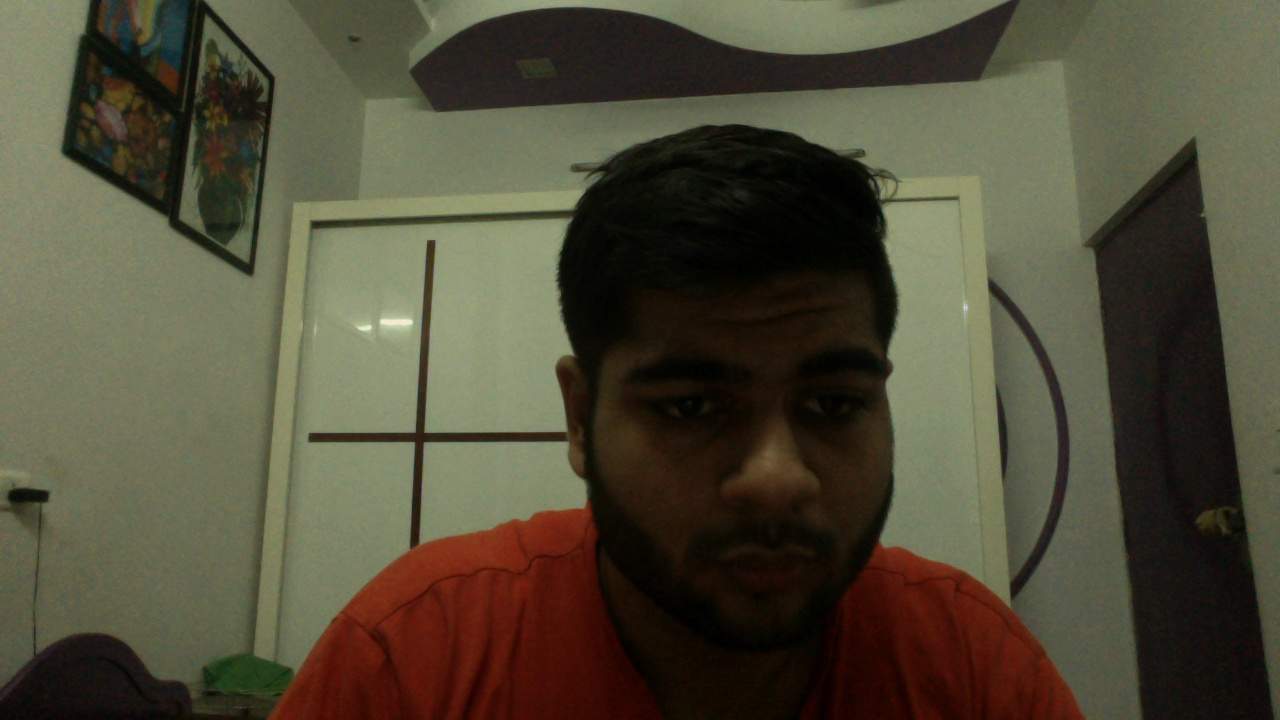
#> input picture FaceRecogFacenet/Shivang_Chopra_0002.jpg, 1280 x 720 px, given in place of the camera
$ jupyter execute --allow-errors FaceData.ipynb   (Python 2 division)
#> lines starting #> are read from the running program, lines starting #| are printed output that depends on the picture; after the words box and inside, x2 and y2 are one past the last pixel; in counts of white or black regions, pixels touching at a corner belong together
[cell 1]
import numpy as np
import cv2

[cell 2]
face_cascade = cv2.CascadeClassifier('./haarcascade_frontalface_alt.xml')

[cell 3]
dataset_path = './data/'
face_data = []
skip = 0

[cell 4]
file_name = raw_input("Enter the name of the person: ")
#> the answer given: FaceRecogFacenet/Shivang_Chopra_0002.jpg
cap = cv2.VideoCapture(0)
while True:
    ret, frame = cap.read()
#> frame is the input picture: shape (720, 1280, 3); mean B, G, R 56.6, 75.7, 80.3
    if ret==False:
        continue
    gray = cv2.cvtColor(frame,cv2.COLOR_BGR2GRAY)
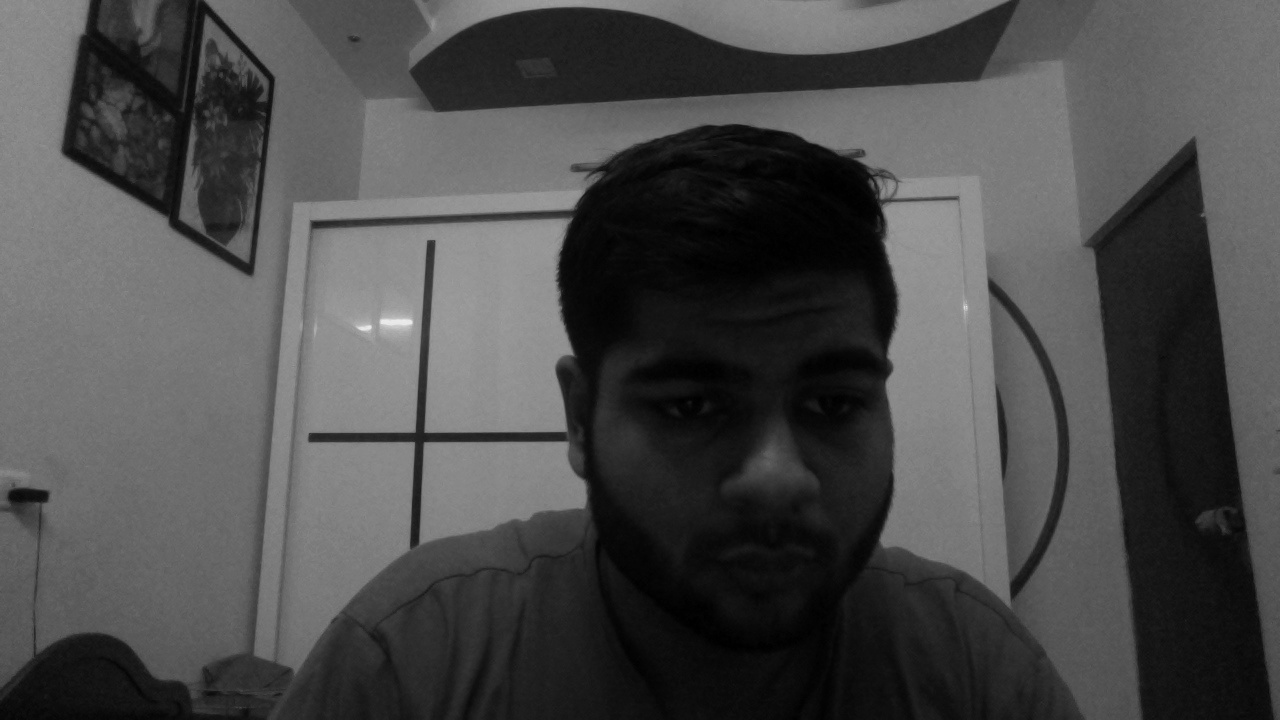
#> gray: shape (720, 1280); min 0, max 237, mean 74.9
    faces = face_cascade.detectMultiScale(gray, 1.3, 5)
#> faces = [[556, 250, 404, 404]]
    k=1
    faces = sorted(faces, key=lambda x: x[2]*x[3], reverse=True)
    skip += 1
    for face in faces[:1]:
        x,y,w,h = face
        offset = 7
        face_section = frame[y-offset:y+h+offset,x-offset:x+w+offset]
        face_section = cv2.resize(face_section,(100,100))
        if skip % 10 == 0:
            face_section_gray = cv2.cvtColor(face_section,cv2.COLOR_BGR2GRAY)
            face_data.append(face_section_gray)
            print len(face_data)
        cv2.imshow(str(k),face_section)
        k+=1
        cv2.rectangle(frame, (x,y), (x+w,y+h), (255,255,255), 2)
#> this loop made 1 pass
#> (x, y, w, h, offset, k) on pass 1: (556, 250, 404, 404, 7, 2)
#> pass 1, `face_section = frame[y-offset:y+h+offset,x-offset:x+w+offset]`:
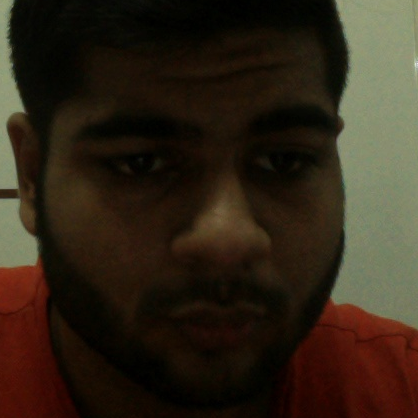
#> face_section: shape (418, 418, 3); mean B, G, R 23.7, 37.2, 48.2
#> after the loop:
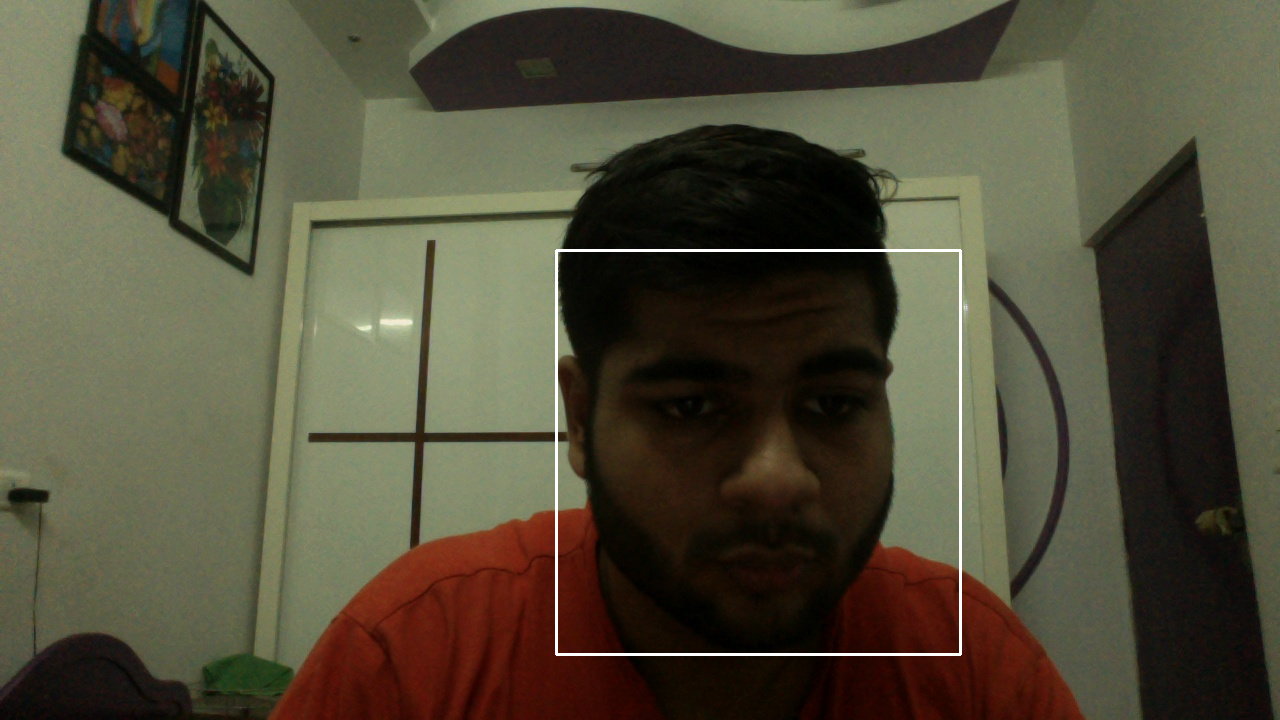
#> frame: shape (720, 1280, 3); 0.53% of pixels changed, all inside (x1, y1, x2, y2) = (555, 249, 962, 656)
#> after the loop, face_data = []; k = 2
    cv2.imshow("Faces", frame)
    if cv2.waitKey(1) & 0xFF == ord('q'):
#> (key q is pressed here)
        break

face_data = np.asarray(face_data)
#> face_data = empty array
#> (the rest of this cell did not finish here and is left out)

$ run again, on FaceRecogFacenet/Surii_Chopra_0001.jpg
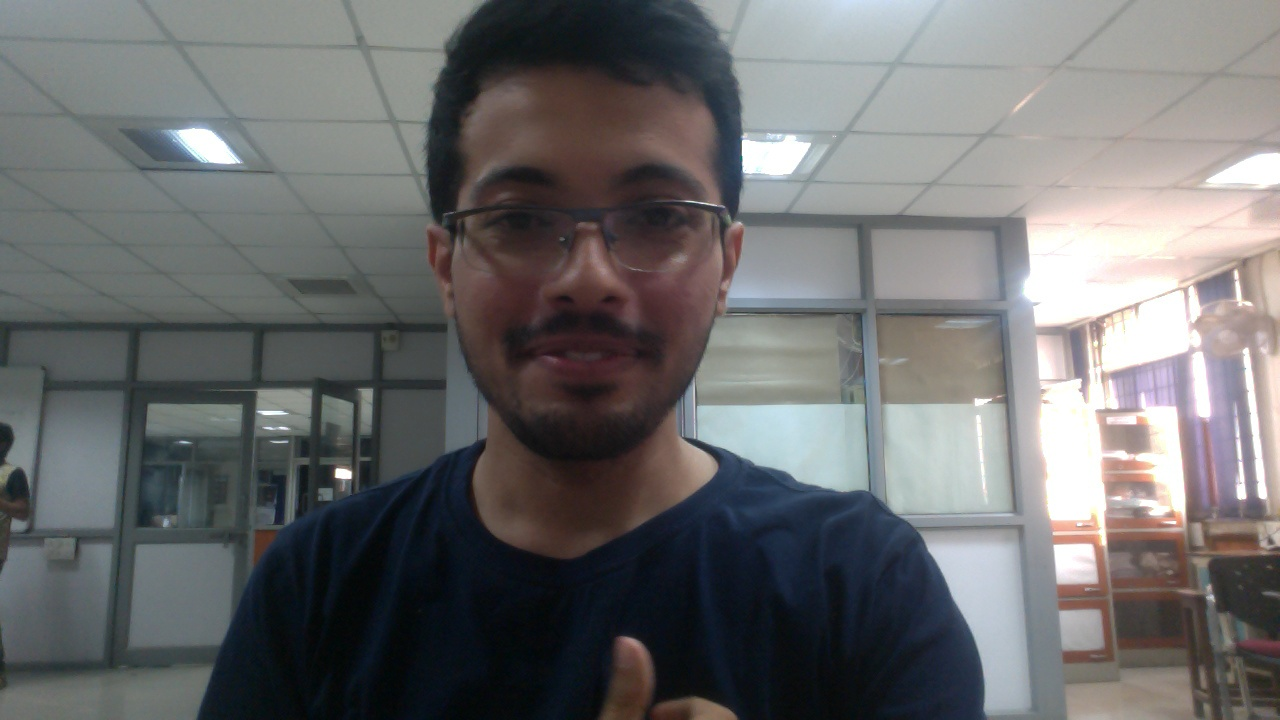
#> input picture FaceRecogFacenet/Surii_Chopra_0001.jpg, 1280 x 720 px, given in place of the camera
#> frame is the input picture: shape (720, 1280, 3); mean B, G, R 109.1, 108.5, 108.2
#> faces = [[408, 80, 346, 346]]
#> the loop `for face in faces[:1]:` made 1 pass
#> (x, y, w, h, offset, k) on pass 1: (408, 80, 346, 346, 7, 2)
#> pass 1, `face_section = frame[y-offset:y+h+offset,x-offset:x+w+offset]`:
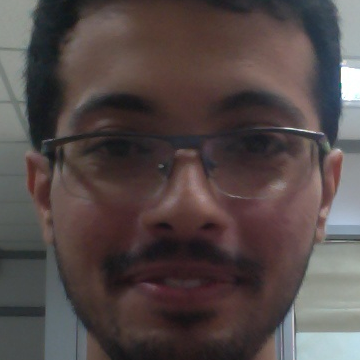
#> face_section: shape (360, 360, 3); mean B, G, R 72.6, 73.5, 84
#> after the loop `for face in faces[:1]:`:
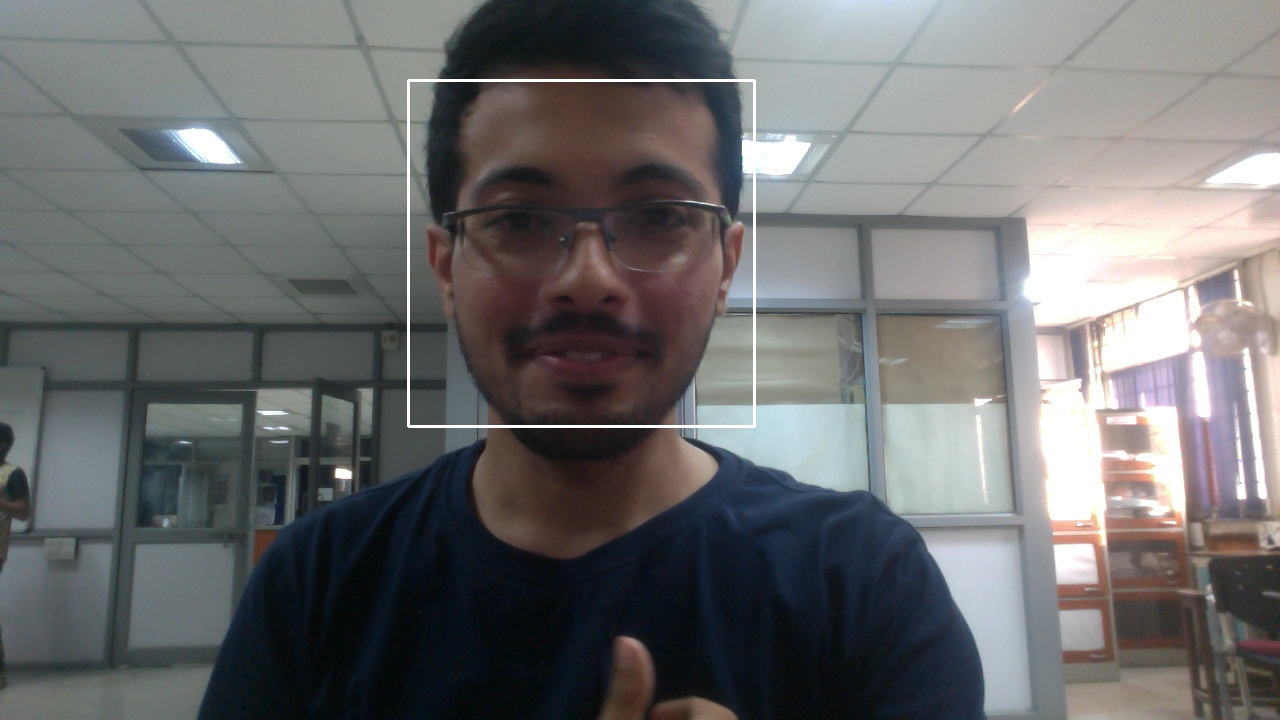
#> frame: shape (720, 1280, 3); 0.45% of pixels changed, all inside (x1, y1, x2, y2) = (407, 79, 756, 428)
#> after the loop `for face in faces[:1]:`: face_data = []; k = 2
#> `face_data = np.asarray(face_data)`: face_data = empty array
